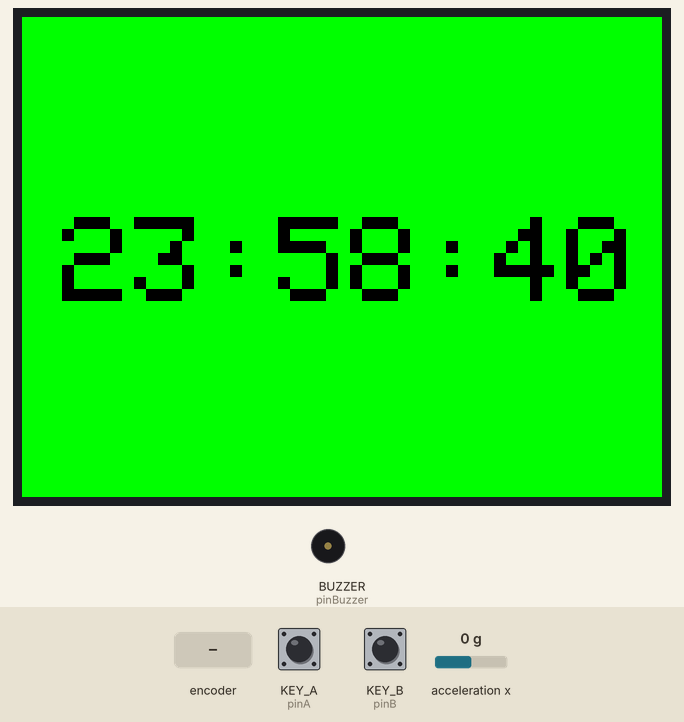
Simulated run of this sketch. Board: Seeed Wio Terminal. Parts: 320×240 colour display, buzzer (waves = sounding, pin HIGH). Inputs (shaded band) come from the test bench; at power-on: KEY_A (pinA) HIGH, KEY_B (pinB) HIGH, acceleration x 0 g. What the sketch prints to the serial monitor is not drawn.

Above: at 1.6 s.
1.7 s: rotary encoder on KEY_A (pinA) / KEY_B (pinB) turned 3 steps (first pin leading)
At 4.1 s:
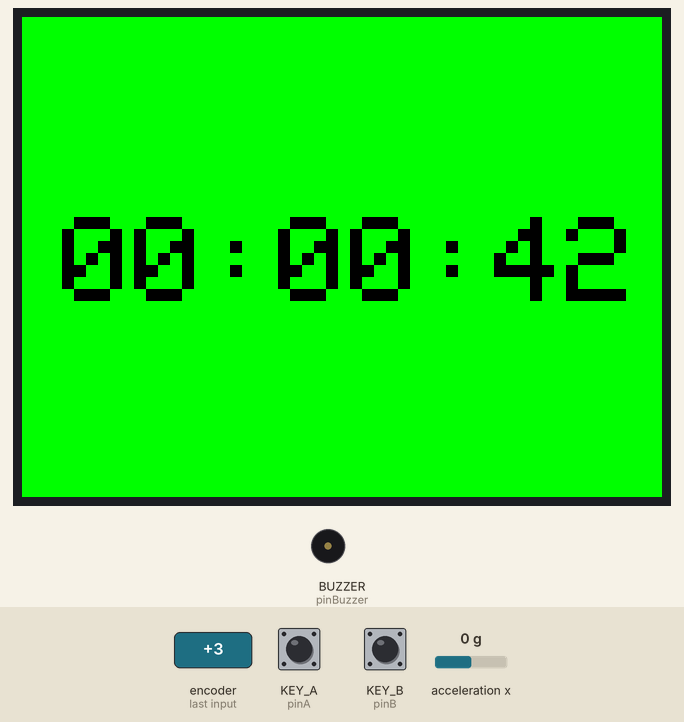
4.4 s: rotary encoder on KEY_A (pinA) / KEY_B (pinB) turned 1 step (first pin leading)
At 4.64 s:
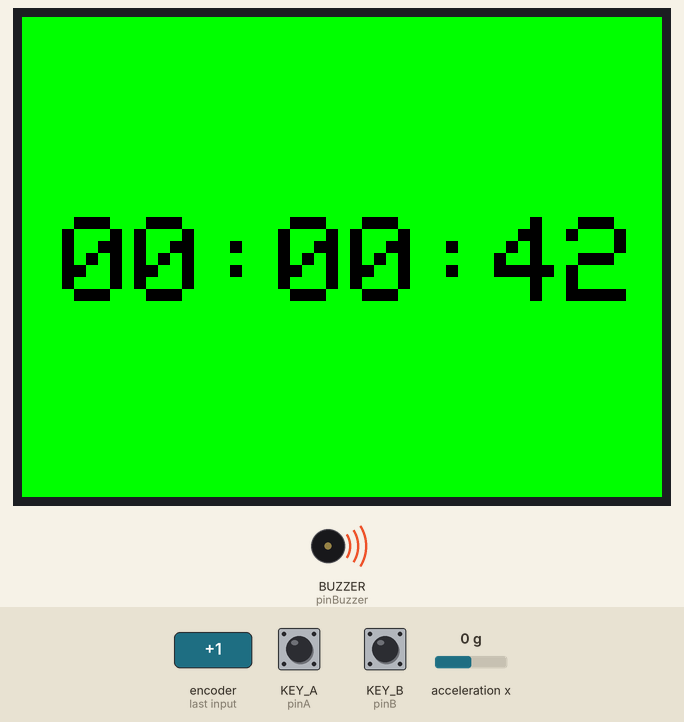
Timing chart, 0 to 7.4 s (numbered marks = the images above; inputs shaded):
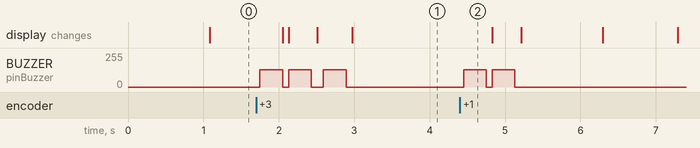

The sketch:

mlw0420_lab5.ino
```cpp
/*
 * Matthew Wilson
 * mlw0420@unt.edu
 * CSCE 3612.001
 * 4/28/2022
 * This is my submission for lab 5.
 */

#include "LIS3DHTR.h"
#include<Wire.h>
#include"TFT_eSPI.h"

LIS3DHTR<TwoWire> LIS;//accelerometer
TFT_eSPI tft;//lcd display

#define LCD_BACKLIGHT (72Ul)

const int pinA = WIO_KEY_A;
const int pinB = WIO_KEY_B;
const int pinBuzzer = WIO_BUZZER;
const int pinLED = LED_BUILTIN;

int x = 0, xp = 0;

unsigned int Aflag = 0, Bflag = 0;

unsigned long cMil = 0, pMil = 0, cSec = 0, pSec = 0, secInterval = 1000, sec = 40, minu = 58, hour = 23;

unsigned int pixelX = 20, pixelY = 100;

unsigned long cMilb = 0, pMilb = 0;

void setup() {
  Serial.begin(9600);

  pinMode(pinA, INPUT_PULLUP);
  pinMode(pinB, INPUT_PULLUP);

    //start accelerometer
  LIS.begin(Wire1);

  //check if accelerometer started properly
  if(!LIS){
    Serial.println("ACCEL ERROR");
    while(1);
  }

  //set data rate and scale range of accelerometer
  LIS.setOutputDataRate(LIS3DHTR_DATARATE_25HZ);
  LIS.setFullScaleRange(LIS3DHTR_RANGE_2G);

  //setup buzzer
  pinMode(pinBuzzer, OUTPUT);

  tft.begin();
  tft.setRotation(3);
  tft.fillScreen(TFT_GREEN);
  tft.setTextSize(6);
  tft.setTextColor(TFT_BLACK);
  tft.setCursor(pixelX, pixelY);

  digitalWrite(LCD_BACKLIGHT, HIGH);

  //set up interrupts
  attachInterrupt(digitalPinToInterrupt(pinA), PressA, RISING);
  attachInterrupt(digitalPinToInterrupt(pinB), PressB, RISING);
}

void loop(){
  cMil = millis();

  x = LIS.getAccelerationX()*10;

  if(cMil - pMil >= secInterval){
    digitalWrite(pinLED, HIGH);

    tft.setCursor(pixelX, pixelY);
    tft.fillScreen(TFT_GREEN);

    if(sec > 59){
      sec = 0;
      minu++;
    }

    if(minu > 59){
      minu = 0;
      hour++;
    }

    if(hour > 23){
      hour = 0;
    }

    if(hour < 10){
      tft.print('0');
      tft.print(hour);
      tft.print(':');
    }

    else{
      tft.print(hour);
      tft.print(':');
    }

    if(minu < 10){
      tft.print('0');
      tft.print(minu);
      tft.print(':');
    }

    else{
      tft.print(minu);
      tft.print(':');
    }

    if(sec < 10){
      tft.print('0');
      tft.print(sec);
    }

    else{
      tft.print(sec);
    }

    sec++;

    digitalWrite(pinLED, LOW);

    pMil = cMil;
  }

  if(Aflag == 1){
    Buzz();

    minu++;

    if(minu > 59){
      minu = 0;
      //hour++;
    }

    tft.setCursor(pixelX, pixelY);
    tft.fillScreen(TFT_GREEN);

    if(hour < 10){
      tft.print('0');
      tft.print(hour);
      tft.print(':');
    }

    else{
      tft.print(hour);
      tft.print(':');
    }

    if(minu < 10){
      tft.print('0');
      tft.print(minu);
      tft.print(':');
    }

    else{
      tft.print(minu);
      tft.print(':');
    }

    if(sec < 10){
      tft.print('0');
      tft.print(sec);
    }

    else{
      tft.print(sec);
    }

    Aflag = 0;
  }

  if(Bflag == 1){
    Buzz();

    hour++;

    if(hour > 23){
      hour = 0;
    }

    tft.setCursor(pixelX, pixelY);
    tft.fillScreen(TFT_GREEN);

    if(hour < 10){
      tft.print('0');
      tft.print(hour);
      tft.print(':');
    }

    else{
      tft.print(hour);
      tft.print(':');
    }

    if(minu < 10){
      tft.print('0');
      tft.print(minu);
      tft.print(':');
    }

    else{
      tft.print(minu);
      tft.print(':');
    }

    if(sec < 10){
      tft.print('0');
      tft.print(sec);
    }

    else{
      tft.print(sec);
    }

    Bflag = 0;
  }

  cSec = sec;

  if(cSec - pSec >= 6){
    digitalWrite(LCD_BACKLIGHT, LOW);

    pSec = cSec;
    //xp = xc;
  }

  else if(x != xp){
    pSec = cSec;

    //digitalWrite(LCD_BACKLIGHT, HIGH);
  }

  else if(x >= 6){
    digitalWrite(LCD_BACKLIGHT, HIGH);
  }

  Serial.println(x);

  xp = x;
}

void PressA(){Aflag = 1;}

void PressB(){Bflag = 1;}

void Buzz(){
   pMilb = millis();

   analogWrite(pinBuzzer, 128);

   while(cMilb < pMilb + 300){
    cMilb = millis();
   }

   analogWrite(pinBuzzer, 0);
}
```

Measured:
- after the input at 1.7 s, BUZZER (pinBuzzer): goes 128/255 0.30 s, 0/255 0.08 s, 128/255 0.30 s, 0/255 0.16 s, 128/255 0.30 s, then 0/255, starting after 0.05 s
- after the input at 4.4 s, BUZZER (pinBuzzer): alternates 128/255 for 0.30 s and 0/255 for 0.08 s, 4 changes in all, then stays 0/255, starting after 0.05 s
